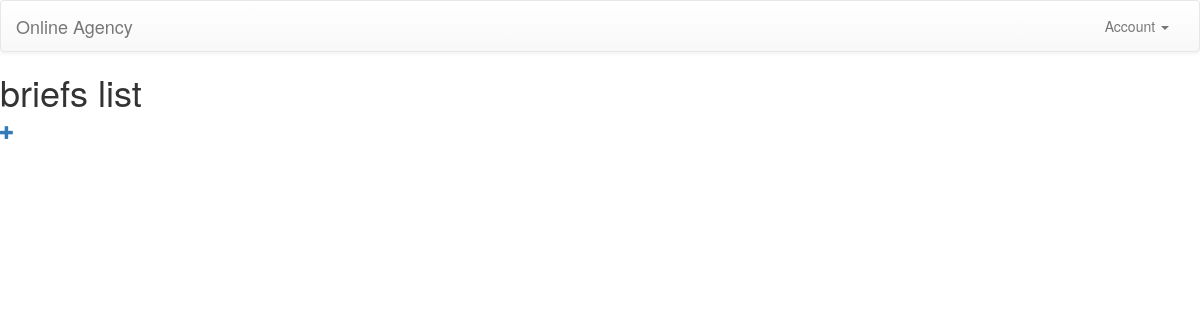
The page /briefs/ (signed in) on the database as committed earlier.
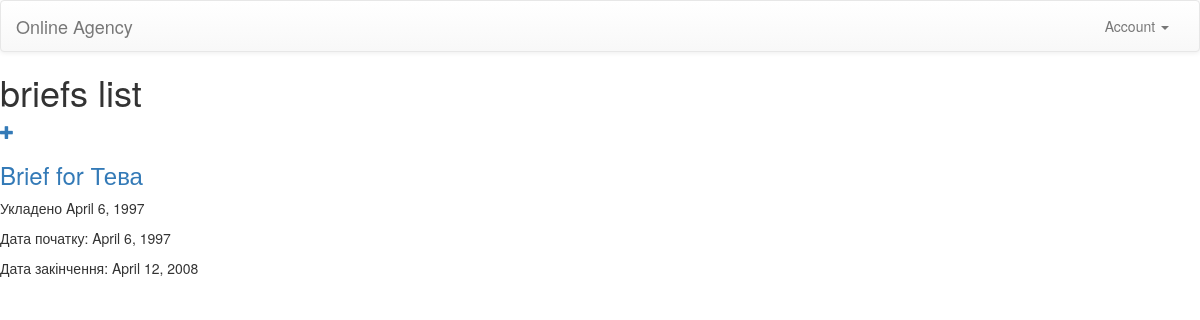
The same page on the database as committed later.
### OnlineAgecy/models.py (models this page shows, shortened)
class Brief(models.Model):
    id = models.AutoField(primary_key=True)
    Date = models.DateField( max_length=100)
    Start_date = models.DateField(max_length=100)
    End_date = models.DateField(max_length=100)
    Client_id = models.ForeignKey(Client)

class Client(models.Model):
    id = models.AutoField(primary_key=True)
    Name = models.CharField(max_length=40)
    Registration_adress =models.CharField(max_length=200)
    Office_adress = models.CharField(max_length=200)
    Phone = models.CharField(max_length=24)
    Personal_Discount = models.IntegerField()
    Software = models.CharField(max_length=40)
    Mail = models.CharField(max_length=40)
    Payment_info = models.CharField(max_length=255)
    def __str__(self):
        return self.Name

### OnlineAgecy/views.py (the view)
# urls.py: url(r'^briefs/$', views.brief, name='briefs'),
@login_required(login_url="login/")
def brief(request):
	briefs = Brief.objects.all()
	return render(request, "briefs/briefs_list.html", {'briefs': briefs})

### templates/briefs/briefs_list.html (shortened to what this page needs)
{% extends 'layouts/base.html' %}
{% block content %}
    <span><h1> briefs list </h1></span><span><a href="{% url 'brief_new' %}" class="top-menu"><span class="glyphicon glyphicon-plus"></span></a></span>
    {% for brief in briefs %}
         <div class="brief">
             <div class="Name">
                <h3><a href="{% url 'brief_detail' id=brief.id %}">Brief for {{brief.Client_id}}</a></h3>
             </div>
             <p>Укладено {{ brief.Date }}</p>
             <p>Дата початку: {{brief.Start_date}} </p>
             <p>Дата закінчення: {{brief.End_date}} </p>
        </div>
    {% endfor %}
{% endblock %}

Rows that differ between the two databases and show on the page:
added Brief: Client_id "Тева", Date "April 6, 1997", Start_date "April 6, 1997", End_date "April 12, 2008"
